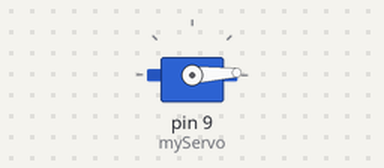
Recording of a sketch running on a simulated Arduino Uno, built with avr-gcc and run on an emulated ATmega328P. On the bench: servo.

Above: at 0.05 s.
At 0.4 s:
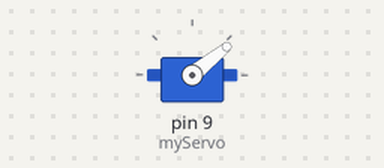
At 0.75 s:
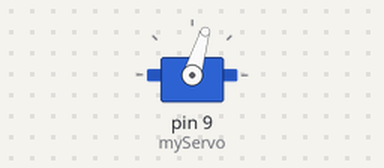
At 1.9 s:
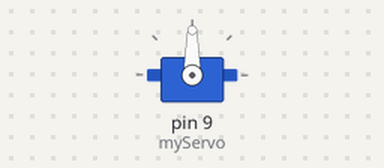
Timing chart, 0 to 4.4 s (numbered marks = the images above):
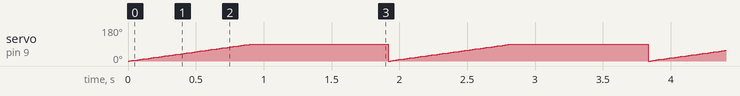

The sketch:

servomotor_speed.ino
```cpp
#include <Servo.h>

Servo myServo;

void setup() {
  myServo.attach(9); // Signalpin an D9
}

void loop() {
  for (int pos = 0; pos <= 90; pos++) {
    myServo.write(pos);       // Position in Grad
    delay(10);                // Je höher der Delay, desto langsamer
  }
  delay(1000);
}
```

Measured:
- by itself, servo on pin 9 (myServo): ramps from 0° to 90° and jumps back, once every 1.9 s
